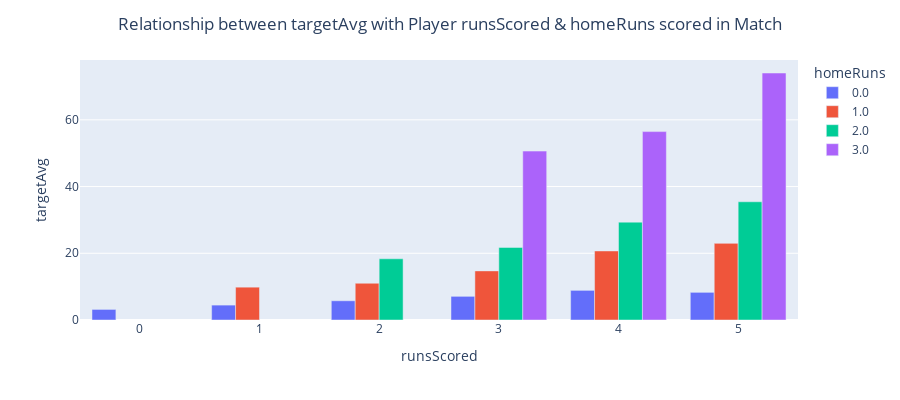

Notebook cell for this chart:
### Code cell
fig = px.bar(run_stats, x="runsScored", y="targetAvg",
             color='homeRuns', barmode='group',
             height=400)
fig.update_layout(title='Relationship between targetAvg with Player runsScored & homeRuns scored in Match')
fig.update_layout(title_x=0.5)
fig.show()

### Figure 1 — Plotly figure (JSON) as saved in the notebook; plotly's stock layout.template omitted (floating-point values rounded to 4 significant figures)
{"data": [{"alignmentgroup": "True", "hovertemplate": "homeRuns=0.0<br>runsScored=%{x}<br>targetAvg=%{y}<extra></extra>", "legendgroup": "0.0", "marker": {"color": "#636efa", "pattern": {"shape": ""}}, "name": "0.0", "offsetgroup": "0.0", "orientation": "v", "showlegend": true, "textposition": "auto", "type": "bar", "x": [0, 1, 2, 3, 4, 5], "xaxis": "x", "y": [3.173, 4.467, 5.761, 7.097, 8.888, 8.292], "yaxis": "y"}, {"alignmentgroup": "True", "hovertemplate": "homeRuns=1.0<br>runsScored=%{x}<br>targetAvg=%{y}<extra></extra>", "legendgroup": "1.0", "marker": {"color": "#EF553B", "pattern": {"shape": ""}}, "name": "1.0", "offsetgroup": "1.0", "orientation": "v", "showlegend": true, "textposition": "auto", "type": "bar", "x": [1, 2, 3, 4, 5], "xaxis": "x", "y": [9.842, 11.02, 14.72, 20.7, 22.97], "yaxis": "y"}, {"alignmentgroup": "True", "hovertemplate": "homeRuns=2.0<br>runsScored=%{x}<br>targetAvg=%{y}<extra></extra>", "legendgroup": "2.0", "marker": {"color": "#00cc96", "pattern": {"shape": ""}}, "name": "2.0", "offsetgroup": "2.0", "orientation": "v", "showlegend": true, "textposition": "auto", "type": "bar", "x": [2, 3, 4, 5], "xaxis": "x", "y": [18.35, 21.76, 29.33, 35.44], "yaxis": "y"}, {"alignmentgroup": "True", "hovertemplate": "homeRuns=3.0<br>runsScored=%{x}<br>targetAvg=%{y}<extra></extra>", "legendgroup": "3.0", "marker": {"color": "#ab63fa", "pattern": {"shape": ""}}, "name": "3.0", "offsetgroup": "3.0", "orientation": "v", "showlegend": true, "textposition": "auto", "type": "bar", "x": [3, 4, 5], "xaxis": "x", "y": [50.63, 56.47, 74.04], "yaxis": "y"}], "layout": {"barmode": "group", "height": 400, "legend": {"title": {"text": "homeRuns"}, "tracegroupgap": 0}, "margin": {"t": 60}, "title": {"text": "Relationship between targetAvg with Player runsScored & homeRuns scored in Match", "x": 0.5}, "xaxis": {"anchor": "y", "domain": [0, 1], "title": {"text": "runsScored"}}, "yaxis": {"anchor": "x", "domain": [0, 1], "title": {"text": "targetAvg"}}}}
